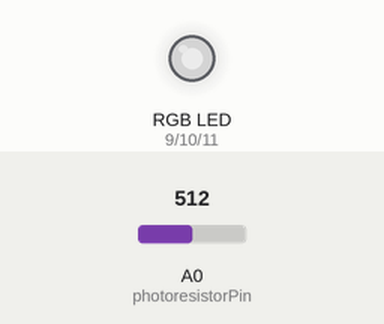
Recording of a sketch running on a simulated Arduino Uno, built with avr-gcc and run on an emulated ATmega328P. Parts: an RGB LED mixed from three pins (HIGH = lit). The test bench sets the inputs (shaded band); at power-on: A0 (photoresistorPin) = 512. Dim RGB values are drawn brighter than linear.

Above: at 1.2 s.
1.3 s: A0 (photoresistorPin) set to 306
At 2.0 s:
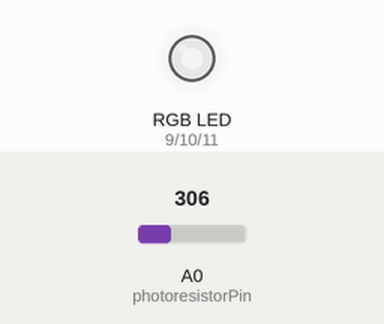
2.8 s: A0 (photoresistorPin) set to 122
At 3.3 s:
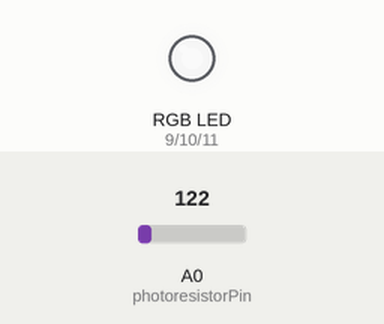
4.3 s: A0 (photoresistorPin) set to 900
At 5.5 s:
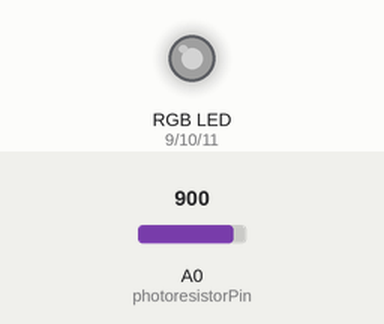
5.8 s: A0 (photoresistorPin) set to 1023
At 7.0 s:
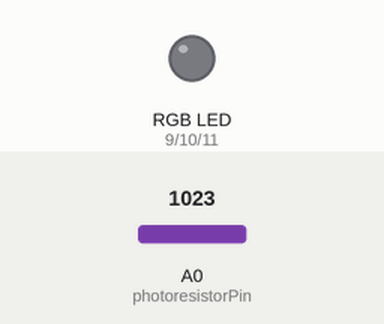
7.3 s: A0 (photoresistorPin) set to 511
At 8.2 s:
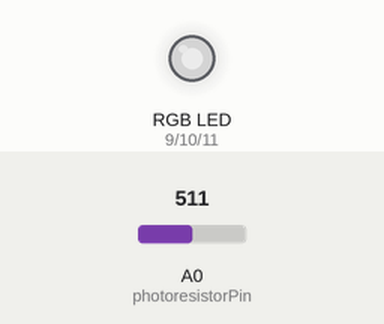
Timing chart, 0 to 9.8 s (numbered marks = the images above; inputs shaded):
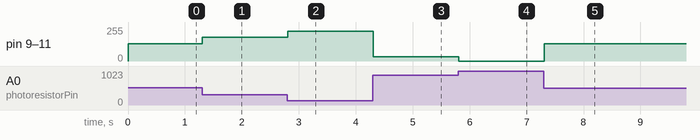

Measured:
- after the input at 1.3 s, pin 9 (redPin), pin 10 (greenPin), pin 11 (bluePin): 128/255 → 179/255 at once
- after the input at 2.8 s, pin 9 (redPin), pin 10 (greenPin), pin 11 (bluePin): 179/255 → 225/255 at once
- after the input at 4.3 s, pin 9 (redPin), pin 10 (greenPin), pin 11 (bluePin): 225/255 → 31/255 at once
- after the input at 5.8 s, pin 9 (redPin), pin 10 (greenPin), pin 11 (bluePin): 31/255 → 0/255 at once
- after the input at 7.3 s, pin 9 (redPin), pin 10 (greenPin), pin 11 (bluePin): 0/255 → 128/255 at once

The sketch:

solutionC.ino
```cpp
const int photoresistorPin = A0; // Analog pin for the photoresistor
const int redPin = 9;           // Digital pin for the red leg of the RGB LED
const int greenPin = 10;         // Digital pin for the green leg of the RGB LED
const int bluePin = 11;          // Digital pin for the blue leg of the RGB LED

void setup() {
  pinMode(photoresistorPin, INPUT);
  pinMode(redPin, OUTPUT);
  pinMode(greenPin, OUTPUT);
  pinMode(bluePin, OUTPUT);

  // Initialize the RGB LED to an off state
  analogWrite(redPin, 0);
  analogWrite(greenPin, 0);
  analogWrite(bluePin, 0);
}

void loop() {
  // Read the analog value from the photoresistor
  int lightLevel = analogRead(photoresistorPin);

  // Map the analog reading to a range suitable for RGB LED control
  int brightness = map(lightLevel, 0, 1023, 255, 0);

  // Adjust the RGB LED based on the light level
  analogWrite(redPin, brightness);
  analogWrite(greenPin, brightness);
  analogWrite(bluePin, brightness);

  // Add a delay for stability and to prevent rapid changes
  delay(100);
}
```
